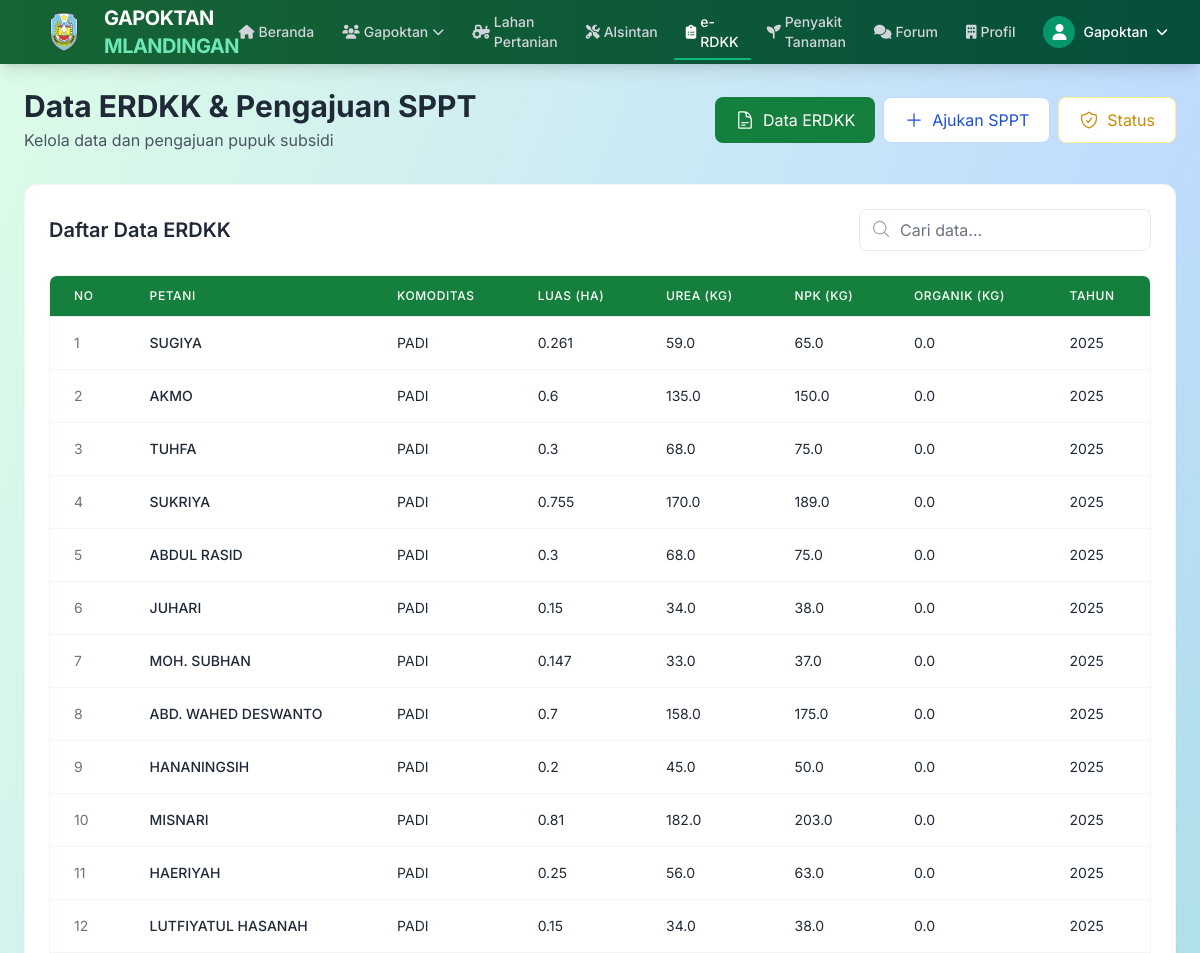
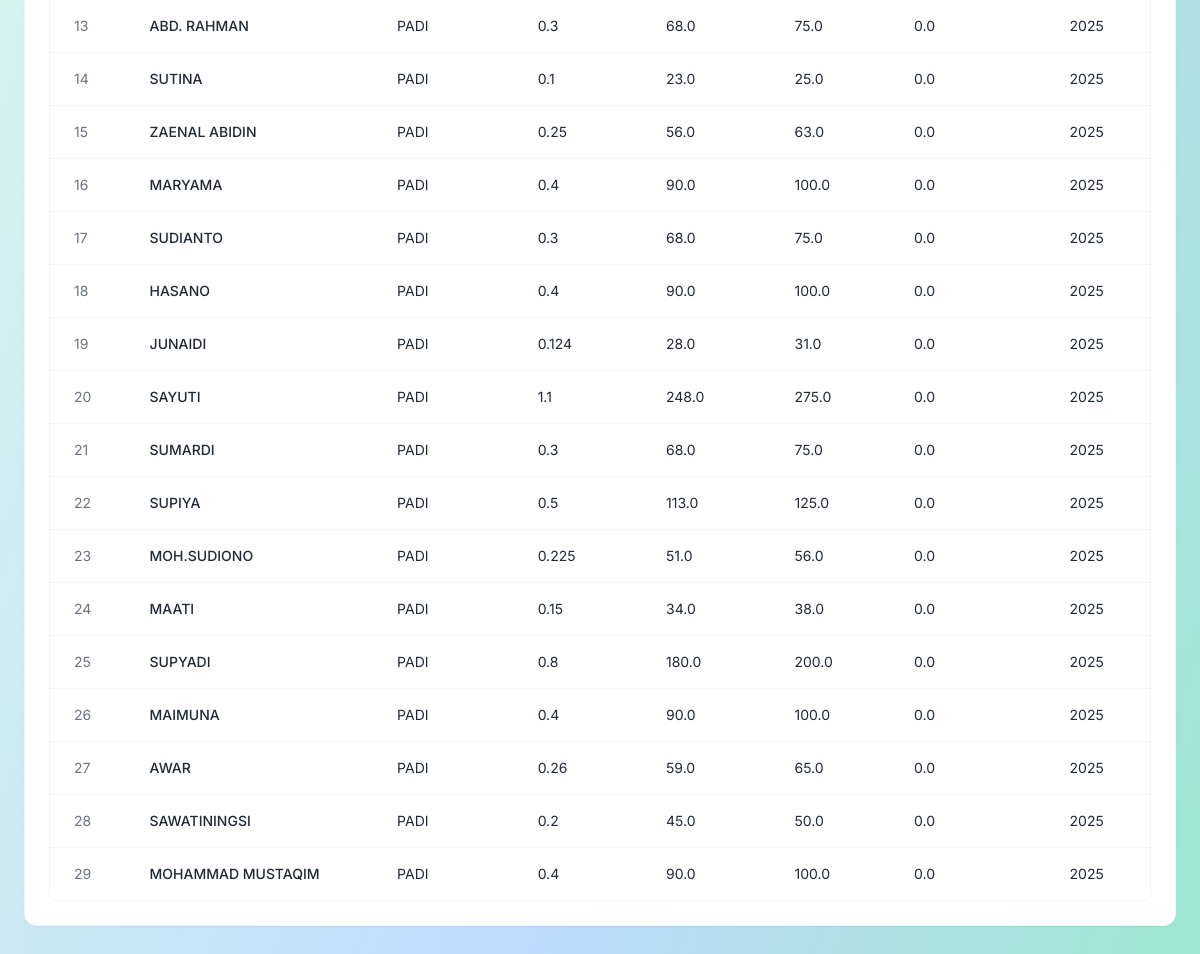
The app's page /petani/erdkk/ (signed in) with its own data (2 pictures, top to bottom).
### administrator/models.py (models this page shows, shortened)
class DataERDKK(models.Model):
    petani = models.ForeignKey('Petani', on_delete=models.CASCADE)
    komoditas = models.CharField(max_length=100)
    luas_lahan = models.CharField(max_length=20)
    pupuk_urea = models.FloatField(default=0)
    pupuk_npk = models.FloatField(default=0)
    pupuk_organik = models.FloatField(default=0)
    tahun_rencana = models.PositiveIntegerField(default=date.today().year)
    slug = models.SlugField(max_length=200, unique=True, blank=True, null=True)
    class Meta:
        verbose_name_plural = "Data ERDKK"

class Petani(models.Model):
    grup = models.ForeignKey(Grup, on_delete=models.CASCADE, related_name='anggota')
    nama = models.CharField(max_length=100)
    nik = models.CharField(max_length=100, default="0000000000000000")
    alamat = RichTextField(blank=True, null=True)
    created_at = models.DateField(default=timezone.now)
    slug = models.SlugField(max_length=200,null=True,blank=True, unique=True)
    class Meta:
        verbose_name_plural ="Data Petani"

### petani/views.py (the view)
# urls.py: path('erdkk/', views.erdkkadmin, name='erdkkadmin'),
@login_required(login_url='login')
def erdkk(request):
    daftar_erdkk = DataERDKK.objects.all().order_by('-tahun_rencana')
    daftar_pengajuan = Sppt.objects.filter(user=request.user).order_by('-tanggal_pengajuan')
    context = {
        'judul': 'Data ERDKK',
        "menu": "erdkk",
        'daftar_erdkk': daftar_erdkk,
        'daftar_pengajuan': daftar_pengajuan,
    }
    return render(request, 'erdkk.html', context)

### petani/templates/erdkk.html (shortened to what this page needs)
{% extends "base.html" %}
{% load static %}
{% block content %}
<div class="flex-1 p-6 bg-gradient-to-br from-green-100 via-blue-200 to-green-300 min-h-screen"
     x-data="{ step: 1, openIndex: null }">
    <div class="max-w-7xl mx-auto">
        <div class="flex flex-col md:flex-row justify-between items-start md:items-center mb-8">
            <div>
                <h1 class="text-3xl font-bold text-gray-800">Data ERDKK & Pengajuan SPPT</h1>
                <p class="text-gray-600 mt-1">Kelola data dan pengajuan pupuk subsidi</p>
            </div>
            <div class="flex flex-wrap gap-2 mt-4 md:mt-0">
                <button @click="step = 1"
                    :class="{'bg-green-700 text-white': step === 1, 'bg-white text-green-700 border border-green-200': step !== 1}"
                    class="px-5 py-2.5 rounded-lg hover:shadow-md transition-all flex items-center gap-2">
                    Data ERDKK
                </button>
                <button @click="step = 2"
                    :class="{'bg-blue-700 text-white': step === 2, 'bg-white text-blue-700 border border-blue-200': step !== 2}"
                    class="px-5 py-2.5 rounded-lg hover:shadow-md transition-all flex items-center gap-2">
                    <svg class="w-5 h-5" fill="none" stroke="currentColor" viewBox="0 0 24 24" stroke-width="1.5">
                        <path stroke-linecap="round" stroke-linejoin="round" d="M12 4.5v15m7.5-7.5h-15" />
                    </svg>
                    Ajukan SPPT
                </button>
                <button @click="step = 3"
                    :class="{'bg-yellow-600 text-white': step === 3, 'bg-white text-yellow-600 border border-yellow-200': step !== 3}"
                    class="px-5 py-2.5 rounded-lg hover:shadow-md transition-all flex items-center gap-2">
                    Status
                </button>
            </div>
        </div>
        <div x-show="step === 1" x-transition class="bg-white shadow-sm rounded-xl p-6 overflow-x-auto border border-gray-100">
            <div class="flex justify-between items-center mb-6">
                <h2 class="text-xl font-semibold text-gray-800">Daftar Data ERDKK</h2>
                <div class="relative">
                    <input type="text" placeholder="Cari data..." class="pl-10 pr-4 py-2 border border-gray-200 rounded-lg focus:ring-2 focus:ring-green-500 focus:border-transparent">
                    <svg class="w-5 h-5 text-gray-400 absolute left-3 top-2.5" fill="none" stroke="currentColor" viewBox="0 0 24 24" stroke-width="1.5">
                        <path stroke-linecap="round" stroke-linejoin="round" d="M21 21l-5.197-5.197m0 0A7.5 7.5 0 105.196 5.196a7.5 7.5 0 0010.607 10.607z" />
                    </svg>
                </div>
            </div>
            <div class="border border-gray-100 rounded-lg overflow-hidden">
                <table class="min-w-full divide-y divide-gray-200">
                    <thead class="bg-green-700">
                        <tr>
                            <th class="px-6 py-3 text-left text-xs font-medium text-white uppercase tracking-wider">No</th>
                            <th class="px-6 py-3 text-left text-xs font-medium text-white uppercase tracking-wider">Petani</th>
                            <th class="px-6 py-3 text-left text-xs font-medium text-white uppercase tracking-wider">Komoditas</th>
                            <th class="px-6 py-3 text-left text-xs font-medium text-white uppercase tracking-wider">Luas (Ha)</th>
                            <th class="px-6 py-3 text-left text-xs font-medium text-white uppercase tracking-wider">Urea (Kg)</th>
                            <th class="px-6 py-3 text-left text-xs font-medium text-white uppercase tracking-wider">Npk (Kg)</th>
                            <th class="px-6 py-3 text-left text-xs font-medium text-white uppercase tracking-wider">Organik (Kg)</th>
                            <th class="px-6 py-3 text-left text-xs font-medium text-white uppercase tracking-wider">Tahun</th>
                        </tr>
                    </thead>
                    <tbody class="bg-white divide-y divide-gray-100">
                        {% for data in daftar_erdkk %}
                        <tr class="hover:bg-gray-50 transition-colors">
                            <td class="px-6 py-4 whitespace-nowrap text-sm text-gray-500">{{ forloop.counter }}</td>
                            <td class="px-6 py-4 whitespace-nowrap text-sm font-medium text-gray-800">{{ data.petani.nama }}</td>
                            <td class="px-6 py-4 whitespace-nowrap text-sm text-gray-800">{{ data.komoditas }}</td>
                            <td class="px-6 py-4 whitespace-nowrap text-sm text-gray-800">{{ data.luas_lahan }}</td>
                            <td class="px-6 py-4 whitespace-nowrap text-sm text-gray-800">{{ data.pupuk_urea }}</td>
                            <td class="px-6 py-4 whitespace-nowrap text-sm text-gray-800">{{ data.pupuk_npk }}</td>
                            <td class="px-6 py-4 whitespace-nowrap text-sm text-gray-800">{{ data.pupuk_organik }}</td>
                            <td class="px-6 py-4 whitespace-nowrap text-sm text-gray-800">{{ data.tahun_rencana }}</td>
                        </tr>
                        {% endfor %}
                    </tbody>
                </table>
            </div>
        </div>
    </div>
</div>
{% endblock content %}

### templates/navbar.html (shortened to what this page needs)
{% load static %}
 <nav class="bg-gradient-to-r from-green-800 to-emerald-900 text-white shadow-lg z-50">
    <div class="w-full px-4 sm:px-6 lg:px-8">
            <div class="flex justify-between h-16 items-center">
                <div class="flex items-center space-x-3">
                    <a href="{% url 'beranda' %}" class="flex items-center space-x-2 group">
                        <img src="{% static 'gambar/logobpp.png' %}" alt="Logo Gapoktan" class="w-18 h-12 transition-transform group-hover:rotate-12">
                        <span class="font-bold text-xl tracking-tight">GAPOKTAN<span class="text-emerald-300"> MLANDINGAN</span></span>
                    </a>
                </div>
<div class="hidden lg:flex items-center space-x-1">
    <a href="{% url 'beranda' %}"
       class="relative px-3 py-2 text-sm font-medium flex items-center space-x-1
       {% if request.resolver_match.url_name == 'beranda' %}
           text-white underline-pulse
       {% else %}
           text-gray-300 hover:text-white hover:border-b-2 hover:border-emerald-400
       {% endif %}">
        <i class="fas fa-home text-sm"></i>
        <span>Beranda</span>
    </a>
    <div class="relative group" x-data="{ open: false }">
        <button @click="open = !open"
                class="relative px-3 py-2 text-sm font-medium flex items-center space-x-1
               {% if request.resolver_match.url_name == 'grup' or request.resolver_match.url_name == 'ketua' or request.resolver_match.url_name == 'anggota' %}
                    text-white underline-pulse
                {% else %}
                    text-gray-300 hover:text-white hover:border-b-2 hover:border-emerald-400
                {% endif %}">
            <i class="fas fa-users text-sm"></i>
            <span>Gapoktan</span>
            <i class="fas fa-chevron-down text-xs transition-transform duration-200"
               :class="{'transform rotate-180': open}"></i>
        </button>
    </div>
    <a href="{% url 'lahan' %}"
       class="relative px-3 py-2 text-sm font-medium flex items-center space-x-1
       {% if request.resolver_match.url_name == 'lahan' %}
           text-white underline-pulse
       {% else %}
           text-gray-300 hover:text-white hover:border-b-2 hover:border-emerald-400
       {% endif %}">
        <i class="fas fa-tractor text-sm"></i>
        <span>Lahan Pertanian</span>
    </a>
    <a href="{% url 'alsintan' %}"
       class="relative px-3 py-2 text-sm font-medium flex items-center space-x-1
       {% if request.resolver_match.url_name == 'alsintan' %}
           text-white underline-pulse
       {% else %}
           text-gray-300 hover:text-white hover:border-b-2 hover:border-emerald-400
       {% endif %}">
        <i class="fas fa-tools text-sm"></i>
        <span>Alsintan</span>
    </a>
    <a href="{% url 'erdkk' %}"
       class="relative px-3 py-2 text-sm font-medium flex items-center space-x-1
       {% if request.resolver_match.url_name == 'erdkk' %}
           text-white underline-pulse
       {% else %}
           text-gray-300 hover:text-white hover:border-b-2 hover:border-emerald-400
       {% endif %}">
        <i class="fas fa-clipboard-list text-sm"></i>
        <span>e-RDKK</span>
    </a>
    <a href="{% url 'tanaman' %}"
       class="relative px-3 py-2 text-sm font-medium flex items-center space-x-1
       {% if request.resolver_match.url_name == 'tanaman' %}
           text-white underline-pulse
       {% else %}
           text-gray-300 hover:text-white hover:border-b-2 hover:border-emerald-400
       {% endif %}">
        <i class="fas fa-seedling text-sm"></i>
        <span>Penyakit Tanaman</span>
    </a>
    <a href="{% url 'daftar_forum' %}"
       class="relative px-3 py-2 text-sm font-medium flex items-center space-x-1
       {% if request.resolver_match.url_name == 'daftar_forum' %}
           text-white underline-pulse
       {% else %}
           text-gray-300 hover:text-white hover:border-b-2 hover:border-emerald-400
       {% endif %}">
        <i class="fas fa-comments text-sm"></i>
        <span>Forum</span>
    </a>
      <a href="{% url 'profil' %}"
       class="relative px-3 py-2 text-sm font-medium flex items-center space-x-1
       {% if request.resolver_match.url_name == 'profil' %}
           text-white underline-pulse
       {% else %}
           text-gray-300 hover:text-white hover:border-b-2 hover:border-emerald-400
       {% endif %}">
        <i class="fa fa-building text-sm"></i>
        <span>Profil</span>
    </a>
</div>
                <div class="hidden md:flex items-center ml-4 relative" x-data="{ userMenuOpen: false }">
                    {% if user.is_authenticated %}
                        <button @click="userMenuOpen = !userMenuOpen" class="flex items-center space-x-2 focus:outline-none">
                            <div class="w-8 h-8 rounded-full bg-emerald-600 flex items-center justify-center text-white font-medium">
                                <i class="fas fa-user"></i>
                            </div>
                            <span class="text-sm font-medium">{{ request.session.username }}</span>
                            <i class="fas fa-chevron-down text-xs transition-transform duration-200" :class="{'transform rotate-180': userMenuOpen}"></i>
                        </button>
                    {% else %}
                        <a href="{% url 'login' %}" class="px-3 py-2 text-sm font-medium text-white hover:underline">Login</a>
                    {% endif %}
                </div>
            </div>
        </div>
    </nav>

### templates/styles.html (style rules this page uses)
.underline-pulse::after { content: ''; position: absolute; bottom: 0; left: 0; height: 2px; width: 100%; background-color: #10b981; animation: underlinePulse 1.8s ease-in-out infinite; border-radius: 9999px; }
body { font-family: 'Inter', sans-serif; @apply bg-gray-50 text-gray-800 antialiased min-h-full; }

### records on screen
DataERDKK: petani.nama "SUGIYA", komoditas "PADI", luas_lahan "0.261", pupuk_urea "59.0", pupuk_npk "65.0", pupuk_organik "0.0", tahun_rencana "2025"
DataERDKK: petani.nama "AKMO", komoditas "PADI", luas_lahan "0.6", pupuk_urea "135.0", pupuk_npk "150.0", pupuk_organik "0.0", tahun_rencana "2025"
DataERDKK: petani.nama "TUHFA", komoditas "PADI", luas_lahan "0.3", pupuk_urea "68.0", pupuk_npk "75.0", pupuk_organik "0.0", tahun_rencana "2025"
DataERDKK: petani.nama "SUKRIYA", komoditas "PADI", luas_lahan "0.755", pupuk_urea "170.0", pupuk_npk "189.0", pupuk_organik "0.0", tahun_rencana "2025"
DataERDKK: petani.nama "ABDUL RASID", komoditas "PADI", luas_lahan "0.3", pupuk_urea "68.0", pupuk_npk "75.0", pupuk_organik "0.0", tahun_rencana "2025"
DataERDKK: petani.nama "JUHARI", komoditas "PADI", luas_lahan "0.15", pupuk_urea "34.0", pupuk_npk "38.0", pupuk_organik "0.0", tahun_rencana "2025"
DataERDKK: petani.nama "MOH. SUBHAN", komoditas "PADI", luas_lahan "0.147", pupuk_urea "33.0", pupuk_npk "37.0", pupuk_organik "0.0", tahun_rencana "2025"
DataERDKK: petani.nama "ABD. WAHED DESWANTO", komoditas "PADI", luas_lahan "0.7", pupuk_urea "158.0", pupuk_npk "175.0", pupuk_organik "0.0", tahun_rencana "2025"
DataERDKK: petani.nama "HANANINGSIH", komoditas "PADI", luas_lahan "0.2", pupuk_urea "45.0", pupuk_npk "50.0", pupuk_organik "0.0", tahun_rencana "2025"
DataERDKK: petani.nama "MISNARI", komoditas "PADI", luas_lahan "0.81", pupuk_urea "182.0", pupuk_npk "203.0", pupuk_organik "0.0", tahun_rencana "2025"
DataERDKK: petani.nama "HAERIYAH", komoditas "PADI", luas_lahan "0.25", pupuk_urea "56.0", pupuk_npk "63.0", pupuk_organik "0.0", tahun_rencana "2025"
DataERDKK: petani.nama "LUTFIYATUL HASANAH", komoditas "PADI", luas_lahan "0.15", pupuk_urea "34.0", pupuk_npk "38.0", pupuk_organik "0.0", tahun_rencana "2025"
DataERDKK: petani.nama "ABD. RAHMAN", komoditas "PADI", luas_lahan "0.3", pupuk_urea "68.0", pupuk_npk "75.0", pupuk_organik "0.0", tahun_rencana "2025"
DataERDKK: petani.nama "SUTINA", komoditas "PADI", luas_lahan "0.1", pupuk_urea "23.0", pupuk_npk "25.0", pupuk_organik "0.0", tahun_rencana "2025"
DataERDKK: petani.nama "ZAENAL ABIDIN", komoditas "PADI", luas_lahan "0.25", pupuk_urea "56.0", pupuk_npk "63.0", pupuk_organik "0.0", tahun_rencana "2025"
DataERDKK: petani.nama "MARYAMA", komoditas "PADI", luas_lahan "0.4", pupuk_urea "90.0", pupuk_npk "100.0", pupuk_organik "0.0", tahun_rencana "2025"
DataERDKK: petani.nama "SUDIANTO", komoditas "PADI", luas_lahan "0.3", pupuk_urea "68.0", pupuk_npk "75.0", pupuk_organik "0.0", tahun_rencana "2025"
DataERDKK: petani.nama "HASANO", komoditas "PADI", luas_lahan "0.4", pupuk_urea "90.0", pupuk_npk "100.0", pupuk_organik "0.0", tahun_rencana "2025"
DataERDKK: petani.nama "JUNAIDI", komoditas "PADI", luas_lahan "0.124", pupuk_urea "28.0", pupuk_npk "31.0", pupuk_organik "0.0", tahun_rencana "2025"
DataERDKK: petani.nama "SAYUTI", komoditas "PADI", luas_lahan "1.1", pupuk_urea "248.0", pupuk_npk "275.0", pupuk_organik "0.0", tahun_rencana "2025"
DataERDKK: petani.nama "SUMARDI", komoditas "PADI", luas_lahan "0.3", pupuk_urea "68.0", pupuk_npk "75.0", pupuk_organik "0.0", tahun_rencana "2025"
DataERDKK: petani.nama "SUPIYA", komoditas "PADI", luas_lahan "0.5", pupuk_urea "113.0", pupuk_npk "125.0", pupuk_organik "0.0", tahun_rencana "2025"
DataERDKK: petani.nama "MOH.SUDIONO", komoditas "PADI", luas_lahan "0.225", pupuk_urea "51.0", pupuk_npk "56.0", pupuk_organik "0.0", tahun_rencana "2025"
DataERDKK: petani.nama "MAATI", komoditas "PADI", luas_lahan "0.15", pupuk_urea "34.0", pupuk_npk "38.0", pupuk_organik "0.0", tahun_rencana "2025"
DataERDKK: petani.nama "SUPYADI", komoditas "PADI", luas_lahan "0.8", pupuk_urea "180.0", pupuk_npk "200.0", pupuk_organik "0.0", tahun_rencana "2025"
DataERDKK: petani.nama "MAIMUNA", komoditas "PADI", luas_lahan "0.4", pupuk_urea "90.0", pupuk_npk "100.0", pupuk_organik "0.0", tahun_rencana "2025"
DataERDKK: petani.nama "AWAR", komoditas "PADI", luas_lahan "0.26", pupuk_urea "59.0", pupuk_npk "65.0", pupuk_organik "0.0", tahun_rencana "2025"
DataERDKK: petani.nama "SAWATININGSI", komoditas "PADI", luas_lahan "0.2", pupuk_urea "45.0", pupuk_npk "50.0", pupuk_organik "0.0", tahun_rencana "2025"
DataERDKK: petani.nama "MOHAMMAD MUSTAQIM", komoditas "PADI", luas_lahan "0.4", pupuk_urea "90.0", pupuk_npk "100.0", pupuk_organik "0.0", tahun_rencana "2025"

### other values on screen
{{ request.session.username }} "Gapoktan"
